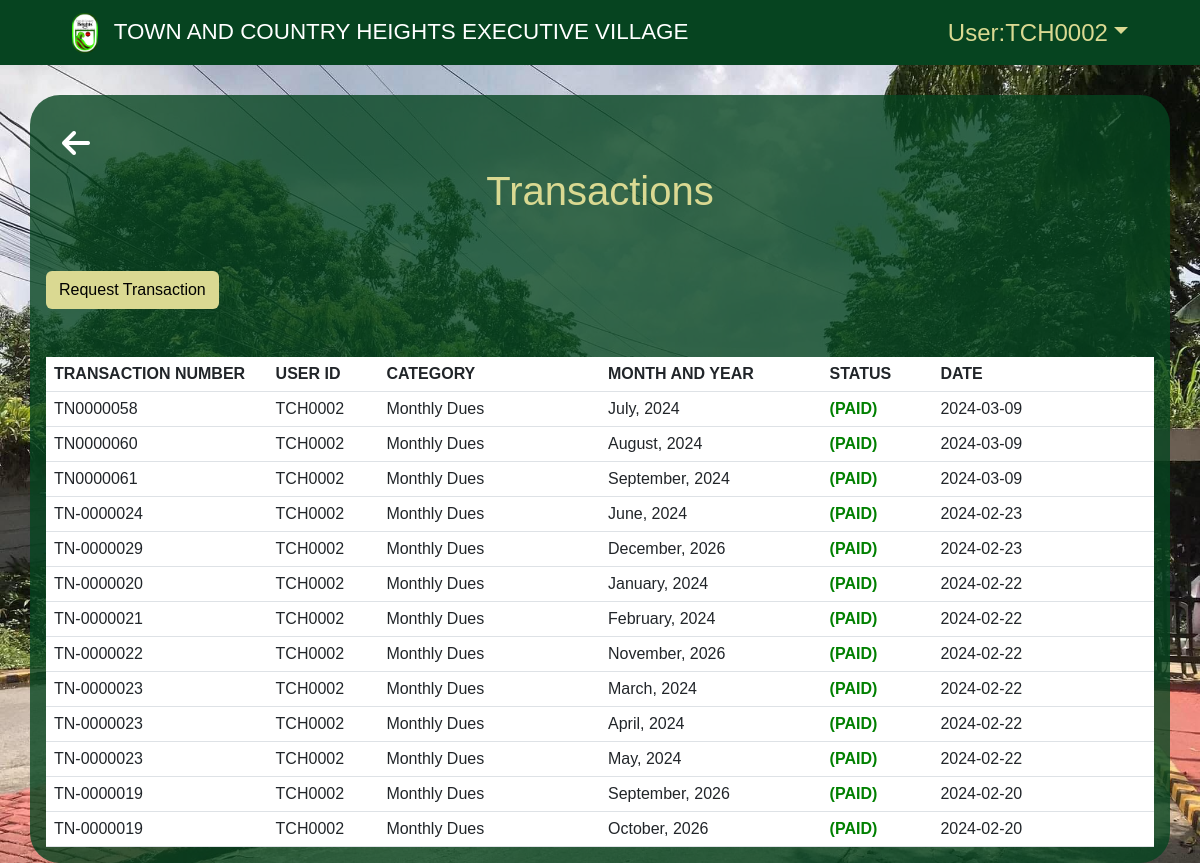
Screenshot of /TABLE.php (signed in) with the database file from the repository.
### tables this page shows
CREATE TABLE `payments_list` (
  `id` int(100) NOT NULL,
  `transaction_number` varchar(250) NOT NULL,
  `homeowners_id` int(100) NOT NULL,
  `property_id` int(100) NOT NULL,
  `collection_id` int(255) NOT NULL,
  `collection_fee_id` int(100) NOT NULL,
  `date_created` datetime NOT NULL,
  `paid` varchar(100) NOT NULL,
  `balance` varchar(100) NOT NULL,
  `remarks` varchar(255) NOT NULL,
  `paid_by` varchar(255) NOT NULL,
  `quantity` varchar(255) NOT NULL,
  `admin` varchar(255) NOT NULL,
  `archive` varchar(255) DEFAULT 'ACTIVE'
);

CREATE TABLE `homeowners_users` (
  `id` int(100) NOT NULL,
  `account_number` varchar(100) NOT NULL,
  `username` varchar(100) NOT NULL,
  `password` varchar(100) NOT NULL,
  `firstname` varchar(100) NOT NULL,
  `lastname` varchar(100) NOT NULL,
  `middle_initial` varchar(100) NOT NULL,
  `email` varchar(100) NOT NULL,
  `phone_number` varchar(100) NOT NULL,
  `blk` varchar(100) NOT NULL,
  `lot` varchar(100) NOT NULL,
  `street` varchar(100) NOT NULL,
  `phase` varchar(100) NOT NULL,
  `status` varchar(100) NOT NULL,
  `position` varchar(255) NOT NULL,
  `date_created` datetime NOT NULL,
  `archive` varchar(255) NOT NULL DEFAULT 'ACTIVE',
  `token` varchar(255) NOT NULL
);

CREATE TABLE `collection_fee` (
  `id` int(11) NOT NULL,
  `collection_fee_number` varchar(255) NOT NULL,
  `category` varchar(100) NOT NULL,
  `description` varchar(100) NOT NULL,
  `fee` varchar(100) NOT NULL,
  `date_created` datetime NOT NULL,
  `status` varchar(100) NOT NULL DEFAULT 'ACTIVE'
);

CREATE TABLE `collection_list` (
  `id` int(255) NOT NULL,
  `property_id` int(200) NOT NULL,
  `owners_id` int(255) NOT NULL,
  `collection_fee_id` int(250) NOT NULL,
  `date_created` datetime NOT NULL,
  `balance` varchar(200) NOT NULL,
  `date_paid` datetime NOT NULL,
  `status` varchar(200) NOT NULL,
  `month` varchar(200) NOT NULL,
  `month_int` varchar(100) NOT NULL,
  `year` varchar(200) NOT NULL,
  `email_status` varchar(100) NOT NULL DEFAULT 'NOT SENT',
  `archive` varchar(255) NOT NULL DEFAULT 'ACTIVE'
);

### TABLE.php (the view, shortened to what this page needs)
<?php
require_once "../user-panel/user-nav.php";
require_once "../includes/user_header_transactions.php";
$server = new Server();
?>
<main>
  <div class="backbtn-title d-flex flex-column">
    <div class="col-12 back-button">
      <a href="home.php" class="d-flex justify-content-start">
        <i class="fa-solid fa-arrow-left" style="color: #ffffff;"></i>
      </a>
    </div>
    <div class="row d-flex mt-2 mb-5 justify-content-center">
      <div class="col col-xl-12 option-title">
        <h1>Transactions</h1>
      </div>
    </div>
  </div>
  <div class="request-transaction mb-5">
    <?php include "../user-panel/profile_request_transaction.php" ?>
    <button type="button" class="btn d-flex justify-content-end" data-toggle="modal" data-target="#request_transaction">
      Request Transaction
    </button>
  </div>
<div class="table-responsive">
<table class="table mb-0">
    <thead class="thead-dark">
      <tr>
        <th scope="col" width="20%">TRANSACTION NUMBER</th>
        <th scope="col" width="10%">USER ID</th>
        <th scope="col" width="20%">CATEGORY</th>
        <th scope="col" width="20%">MONTH AND YEAR</th>
        <th scope="col" width="10">STATUS</th>
        <th scope="col" width="20%">DATE</th>
      </tr>
    </thead>
    <tbody>
      <?php
      $id = $_SESSION["user_id"];
      $query =  "SELECT
                payments_list.id,
                payments_list.transaction_number,
                payments_list.homeowners_id,
                payments_list.property_id,
                payments_list.collection_id,
                payments_list.collection_fee_id,
                DATE(payments_list.date_created) AS date_created,
                payments_list.paid,
                homeowners_users.id,
                homeowners_users.account_number,
                property_list.id,
                collection_list.id,
                collection_list.property_id,
                collection_list.collection_fee_id,
                collection_list.month,
                collection_list.year,
                collection_list.balance,
                collection_list.status,
                collection_fee.id,
                collection_fee.category,
                collection_fee.fee
                FROM payments_list
                INNER JOIN homeowners_users ON payments_list.homeowners_id = homeowners_users.id
                INNER JOIN property_list ON payments_list.property_id = property_list.id
                INNER JOIN collection_list ON payments_list.collection_id = collection_list.id
                INNER JOIN collection_fee ON payments_list.collection_fee_id = collection_fee.id
                WHERE payments_list.homeowners_id = :user_id
                ORDER BY date_created DESC;";
      $data = ["user_id" => $id];
      $connection = $server->openConn();
      $stmt = $connection->prepare($query);
      $stmt->execute($data);
      if ($stmt->rowCount() > 0) {
        while ($result = $stmt->fetch()) {
          $transaction_number = $result["transaction_number"];
          $account_number = $result['account_number'];
          $collection_fee_id = $result["category"];
          $date_created = $result["date_created"];
          $status = $result["status"];
          $month = $result["month"];
          $year = $result["year"];
          $monthyear = "{$month}, {$year}";
      ?>
          <tr>
            <td><?= $transaction_number ?></td>
            <td><?= $account_number ?></td>
            <td><?= $collection_fee_id ?></td>
            <td><?= $monthyear?></td>
            <td><?php
                if ($status === "PAID") {
                  echo '<span style="color: green; font-weight: bold;"> (PAID)</span>';
                } else {
                  echo '<span style="color: red; font-weight: bold;"> (UNPAID)</span>';
                }
                ?>
            </td>
            <td><?= $date_created ?></td>
          </tr>
      <?php
        }
      }
      ?>
    </tbody>
  </table>
</div>
</main>
</body>
<?php
require "../includes/footer.php";
?>

### styles/user-home.css (style rules this page uses)
body { min-height: 100vh; width: 100%; background-image: url("../img/town_and_country_heights.jpg"); background-size: cover; background-repeat: no-repeat; background-attachment: fixed; }
main { min-height: 60vh; width: 95%; padding: 1rem; margin-top: 30px; margin-right: auto; margin-left: auto; margin-bottom: auto; border-radius: 30px; background-color: rgba(6, 68, 32, 0.8); color: white; font-family: 'Poppins', sans-serif; }

### styles/backbutton.css (style rules this page uses)
.back-button a { text-decoration: none; color: white; font-size: 32px; margin-left: 1rem; margin-top: 1rem; }
.backbtn-title { display: flex; justify-content: center; align-items: center; min-height: 80px; }
.option-title { color: #DAD992; }

### styles/transactions.css (style rules this page uses)
.btn { background-color: #DAD992; color: black; }
thead { background-color: aqua; }
table th { text-overflow: ellipsis; white-space: nowrap; }
thead tr { font-weight: 500; color: #999999; }

### rows the page displays
payments_list: transaction_number "TN0000058", homeowners_users.account_number "TCH0002", collection_fee.category "Monthly Dues", collection_list.month+year "July, 2024", date_created "2024-03-09"
payments_list: transaction_number "TN0000060", homeowners_users.account_number "TCH0002", collection_fee.category "Monthly Dues", collection_list.month+year "August, 2024", date_created "2024-03-09"
payments_list: transaction_number "TN0000061", homeowners_users.account_number "TCH0002", collection_fee.category "Monthly Dues", collection_list.month+year "September, 2024", date_created "2024-03-09"
payments_list: transaction_number "TN-0000024", homeowners_users.account_number "TCH0002", collection_fee.category "Monthly Dues", collection_list.month+year "June, 2024", date_created "2024-02-23"
payments_list: transaction_number "TN-0000029", homeowners_users.account_number "TCH0002", collection_fee.category "Monthly Dues", collection_list.month+year "December, 2026", date_created "2024-02-23"
payments_list: transaction_number "TN-0000020", homeowners_users.account_number "TCH0002", collection_fee.category "Monthly Dues", collection_list.month+year "January, 2024", date_created "2024-02-22"
payments_list: transaction_number "TN-0000021", homeowners_users.account_number "TCH0002", collection_fee.category "Monthly Dues", collection_list.month+year "February, 2024", date_created "2024-02-22"
payments_list: transaction_number "TN-0000022", homeowners_users.account_number "TCH0002", collection_fee.category "Monthly Dues", collection_list.month+year "November, 2026", date_created "2024-02-22"
payments_list: transaction_number "TN-0000023", homeowners_users.account_number "TCH0002", collection_fee.category "Monthly Dues", collection_list.month+year "March, 2024", date_created "2024-02-22"
payments_list: transaction_number "TN-0000023", homeowners_users.account_number "TCH0002", collection_fee.category "Monthly Dues", collection_list.month+year "April, 2024", date_created "2024-02-22"
payments_list: transaction_number "TN-0000023", homeowners_users.account_number "TCH0002", collection_fee.category "Monthly Dues", collection_list.month+year "May, 2024", date_created "2024-02-22"
payments_list: transaction_number "TN-0000019", homeowners_users.account_number "TCH0002", collection_fee.category "Monthly Dues", collection_list.month+year "September, 2026", date_created "2024-02-20"
payments_list: transaction_number "TN-0000019", homeowners_users.account_number "TCH0002", collection_fee.category "Monthly Dues", collection_list.month+year "October, 2026", date_created "2024-02-20"

### other values shown
$_SESSION["username"] "TCH0002"
